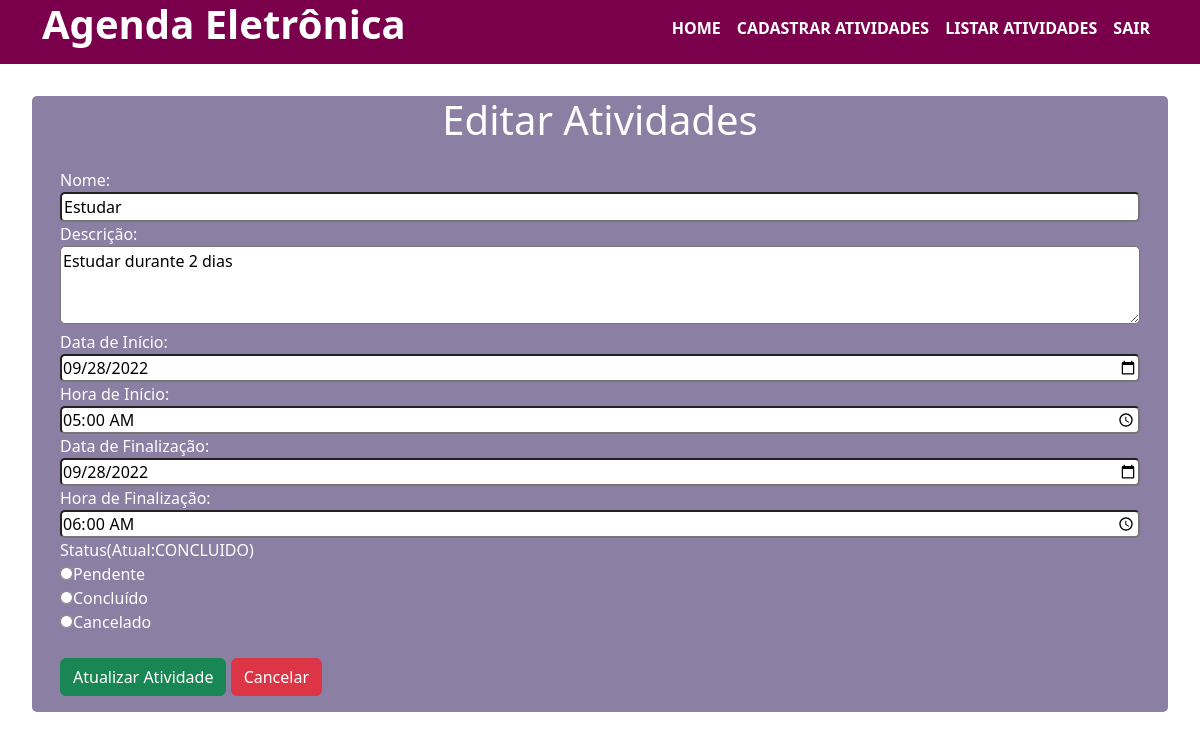
Page /admin/editar.php?id=17 (signed in) on the committed database.
### tables this page shows
CREATE TABLE `atividade` (
  `id` int(11) NOT NULL,
  `nome` varchar(50) NOT NULL,
  `descricao` text DEFAULT NULL,
  `dt_inicio` date NOT NULL,
  `hr_inicio` time NOT NULL,
  `dt_fim` date NOT NULL,
  `hr_fim` time NOT NULL,
  `status` varchar(9) NOT NULL,
  `usuario_id` int(11) NOT NULL
);

### admin/editar.php (the view, shortened to what this page needs)
<?php require_once 'components/topo.php'; ?>
<?php require_once '../db/conexao.php'; ?>
<?php
$id =$_GET["id"];
$sql = "SELECT * FROM atividade WHERE id =".$id;
$resultSet = mysqli_query($conn,$sql);
$registro = mysqli_fetch_assoc($resultSet);
?>
    <h1 style="text-align:center;">Editar Atividades</h1>
    <form action="editar-save.php" method="POST">
        <div>
            <label for="nome">Nome:</label>
            <br>
            <input type="text" name="nome" id="nome" class="w-100" value="<?=$registro["nome"]?>" required>
        </div>
        <div>
            <label for="descricao">Descrição:</label>
            <br>
            <textarea name="descricao" id="descricao" cols="30" rows="3" class="w-100"  required><?=$registro["descricao"]?></textarea>
        </div>
        <div>
            <label for="dt_inicio">Data de Início:</label>
            <br>
            <input type="date" name="dt_inicio" id="dt_inicio" class="w-100" value="<?=$registro["dt_inicio"]?>" required >
        </div>
        <div>
            <label for="hr_inicio">Hora de Início:</label>
            <br>
            <input type="time" name="hr_inicio" id="hr_inicio" class="w-100" value="<?=$registro["hr_inicio"]?>" required>
        </div>
        <div>
            <label for="dt_fim">Data de Finalização:</label><br>
            <input type="date" name="dt_fim" id="dt_fim" class="w-100" value="<?=$registro["dt_fim"]?>" required>
        </div>
        <div>
            <label for="hr_fim">Hora de Finalização:</label><br>
            <input type="time" name="hr_fim" id="hr_fim" class="w-100" value="<?=$registro["hr_fim"]?>" required>
        </div>
        <div>
            <label for="status">Status(Atual:<?=$registro["status"]?>)</label ><br>
            <input type="radio" name ="status" value="PENDENTE" required>Pendente <br>
            <input type="radio" name ="status" value="CONCLUIDO" required>Concluído <br>
            <input type="radio" name ="status" value="CANCELADO" required>Cancelado
        </div>
    <br>
        <input type="submit" value="Atualizar Atividade" class="btn btn-success w-40">
        <button class="btn btn-danger w-40" type="button" ><a href="ver_atividade.php">Cancelar</a> </button>
    </form>
</section>
<?php include_once "components/rodape.php";?>

### admin/components/topo.php (style rules this page uses)
form { padding:1rem; }
form input { border-radius:5px; }
form textarea { border-radius:5px; }
form button a { text-decoration: none; color: #FFF; }

### rows in the picture
atividade: nome "Estudar", descricao "Estudar durante 2 dias", dt_inicio "09/28/2022", hr_inicio "05:00:00", dt_fim "09/28/2022", hr_fim "06:00:00", status "CONCLUIDO"
